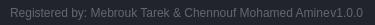
              <widget class="QFrame" name="frame_grip">
               <property name="minimumSize">
                <size>
                 <width>0</width>
                 <height>25</height>
                </size>
               </property>
               <property name="maximumSize">
                <size>
                 <width>16777215</width>
                 <height>25</height>
                </size>
               </property>
               <property name="styleSheet">
                <string notr="true">background-color: rgb(33, 37, 43);</string>
               </property>
               <property name="frameShape">
                <enum>QFrame::NoFrame</enum>
               </property>
               <property name="frameShadow">
                <enum>QFrame::Raised</enum>
               </property>
               <layout class="QHBoxLayout" name="horizontalLayout_6">
                <property name="spacing">
                 <number>0</number>
                </property>
                <property name="leftMargin">
                 <number>0</number>
                </property>
                <property name="topMargin">
                 <number>0</number>
                </property>
                <property name="rightMargin">
                 <number>2</number>
                </property>
                <property name="bottomMargin">
                 <number>0</number>
                </property>
                <item>
                 <widget class="QFrame" name="frame_label_bottom">
                  <property name="frameShape">
                   <enum>QFrame::NoFrame</enum>
                  </property>
                  <property name="frameShadow">
                   <enum>QFrame::Raised</enum>
                  </property>
                  <layout class="QHBoxLayout" name="horizontalLayout_7">
                   <property name="spacing">
                    <number>0</number>
                   </property>
                   <property name="leftMargin">
                    <number>10</number>
                   </property>
                   <property name="topMargin">
                    <number>0</number>
                   </property>
                   <property name="rightMargin">
                    <number>10</number>
                   </property>
                   <property name="bottomMargin">
                    <number>0</number>
                   </property>
                   <item>
                    <widget class="QLabel" name="label_credits">
                     <property name="font">
                      <font>
                       <family>Segoe UI</family>
                      </font>
                     </property>
                     <property name="styleSheet">
                      <string notr="true">color: rgb(98, 103, 111);</string>
                     </property>
                     <property name="text">
                      <string>Registered by: Mebrouk Tarek &amp; Chennouf Mohamed Amine</string>
                     </property>
                    </widget>
                   </item>
                   <item>
                    <widget class="QLabel" name="label_version">
                     <property name="maximumSize">
                      <size>
                       <width>100</width>
                       <height>16777215</height>
                      </size>
                     </property>
                     <property name="font">
                      <font>
                       <family>Segoe UI</family>
                      </font>
                     </property>
                     <property name="styleSheet">
                      <string notr="true">color: rgb(98, 103, 111);</string>
                     </property>
                     <property name="text">
                      <string>v1.0.0</string>
                     </property>
                     <property name="alignment">
                      <set>Qt::AlignRight|Qt::AlignTrailing|Qt::AlignVCenter</set>
                     </property>
                    </widget>
                   </item>
                  </layout>
                 </widget>
                </item>
                <item>
                 <widget class="QFrame" name="frame_size_grip">
                  <property name="maximumSize">
                   <size>
                    <width>20</width>
                    <height>20</height>
                   </size>
                  </property>
                  <property name="styleSheet">
                   <string notr="true">QSizeGrip {
	background-image: url(:/16x16/icons/16x16/cil-size-grip.png);
	background-position: center;
	background-repeat: no-reperat;
}</string>
                  </property>
                  <property name="frameShape">
                   <enum>QFrame::NoFrame</enum>
                  </property>
                  <property name="frameShadow">
                   <enum>QFrame::Raised</enum>
                  </property>
                 </widget>
                </item>
               </layout>
              </widget>
